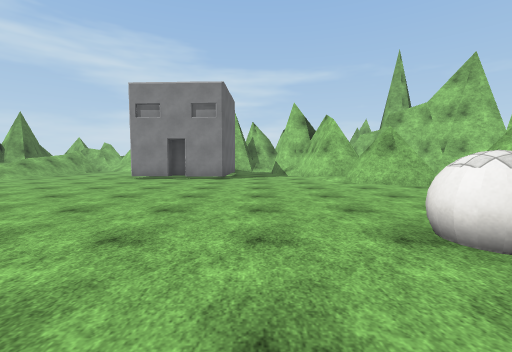
View 1 (above)

20 first-person views from a walk through a scene from a Unity 3-D project. The camera is 1.4 m above the floor, tilts 4° down and sees 90° across. The floor is counted in squares, 2 m on a side. Each view is taken from the middle of a square. On the plan, view 1 faces up. The plan holds only what a view shows up to about 9 squares ahead; the rest is blank. The place goes on beyond the plan. The player character is not drawn. Surface patterns are stand-ins for the level's own textures.

View 2
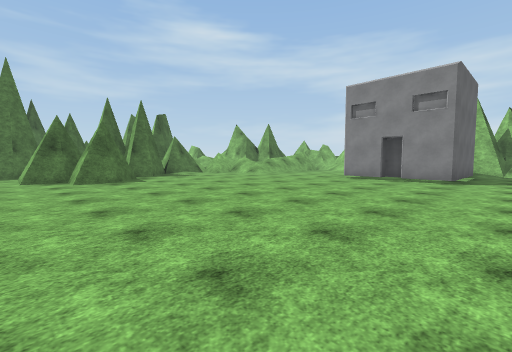

View 3
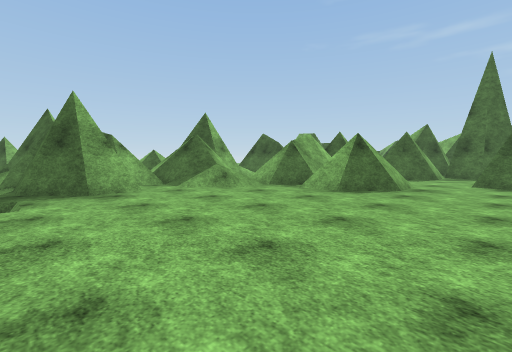

View 4
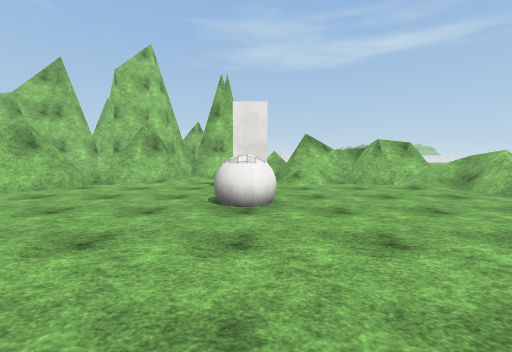

View 5
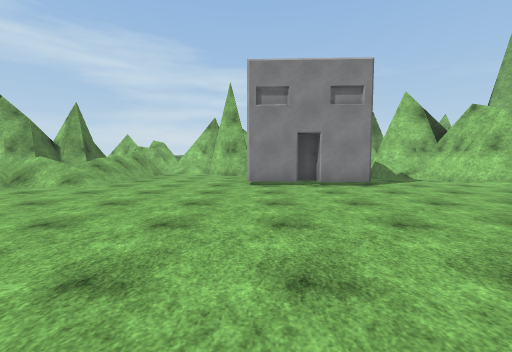

View 6
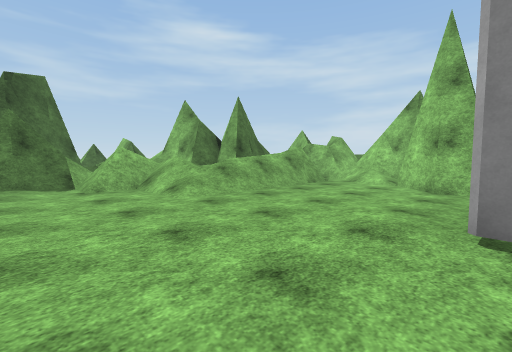

View 7
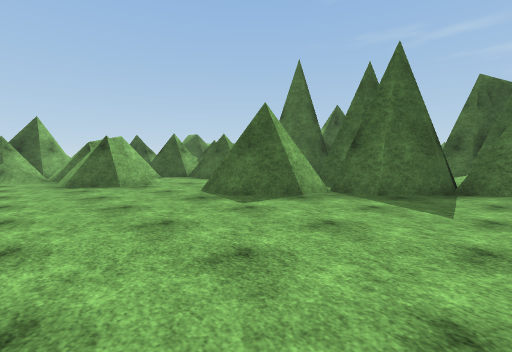

View 8
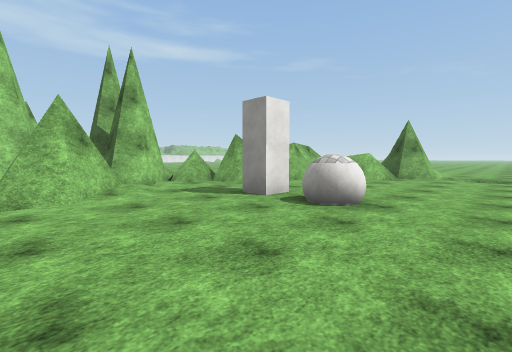

View 9
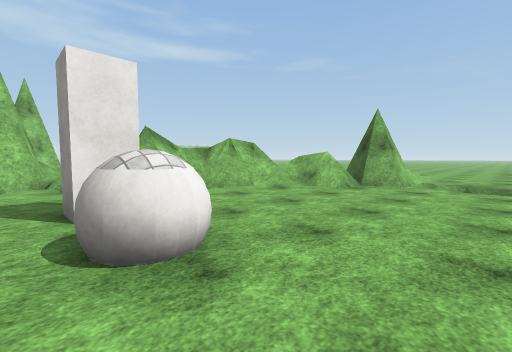

View 10
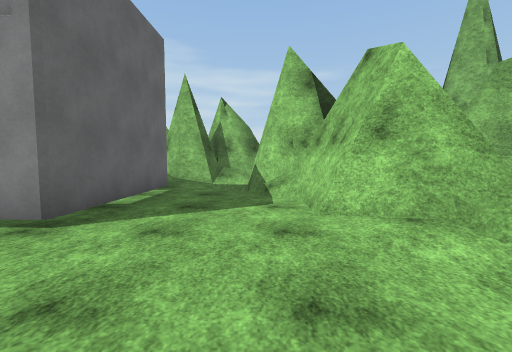

View 11
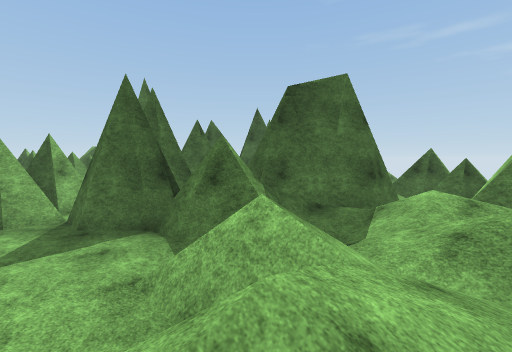

View 12
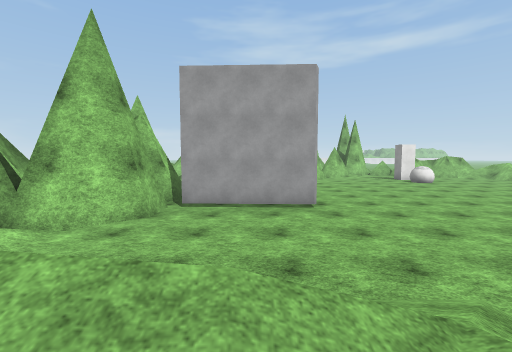

View 13
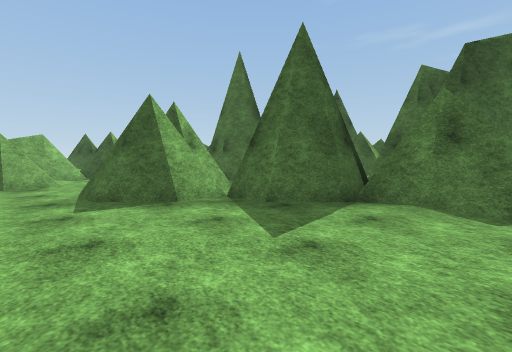

View 14
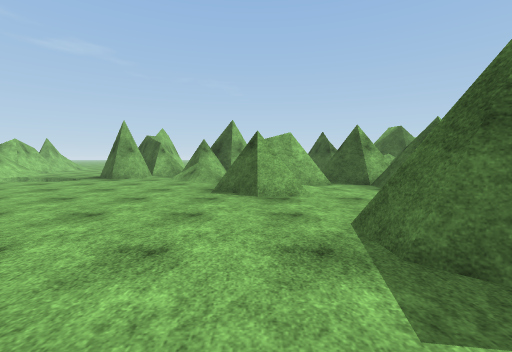

View 15
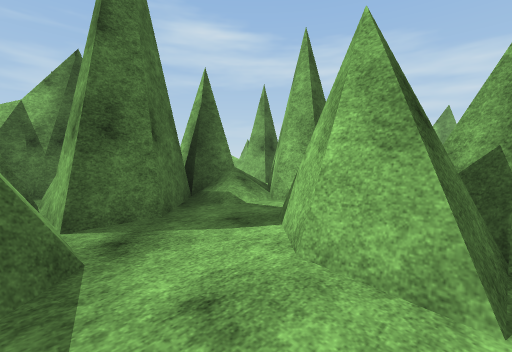

View 16
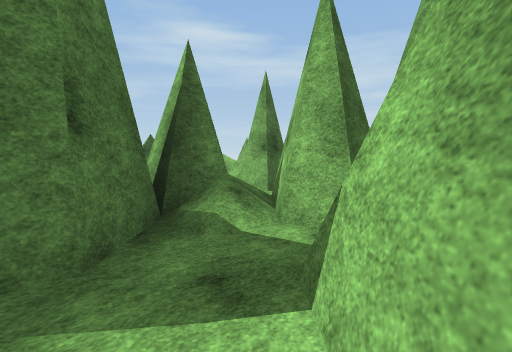

View 17
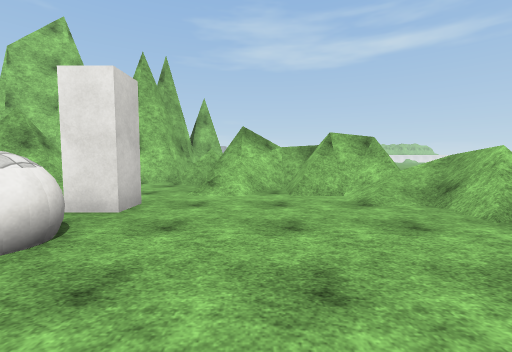

View 18
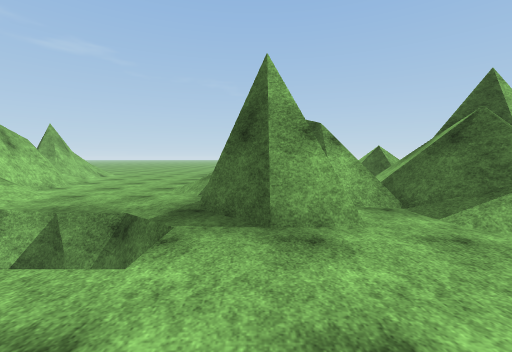

View 19
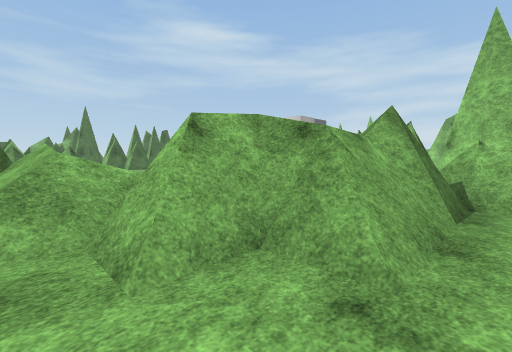

View 20
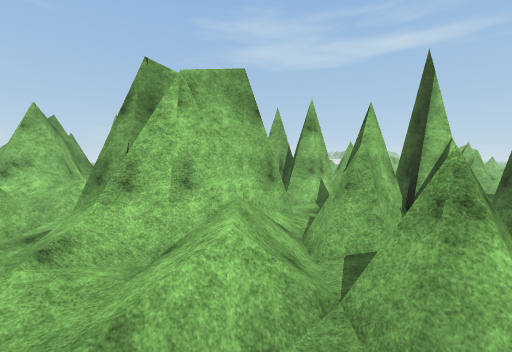

### Floor plan
Key: @ floor where view 1 was taken; # wall or solid block; x gap in a wall; . main floor; : floor 0.25 m higher than the main floor; + floor 0.75 m higher than the main floor; * floor 1.25 m higher than the main floor; % floor 1.5 m higher than the main floor; / step, stairs or slope; = window, fence, low wall or low ledge; v drop or lower ground; H house; B ball; O other object.
Columns run from 20 left of view 1 to 8 right of it. Each row starts with its distance up from view 1.
 14             ####  ####
 13            #=/######/#
 12          ##=/..###///##
 11       #####//...#  #./#
 10   ####=###///...## #..#
  9  #####%+:////...H###..##
  8  ##=###.:#//...........#
  7   //#####//............##=
  6  ///######...............##
  5 //=//#  ##...............###
  4  /x/##  ###..............//##
  3  /###  #####...............##
  2    #   #/###..........B.O../#
  1    #   #./##............./##/
  0     #  ##...........@..../##.
 -1     #  ###../#...........##*.
 -2          ##./#........../###.
 -3          #####.........//=#..
 -4              #=/...vvv##//...
 -5              ###/##/vv/#
 -6               #####/../
 -7               ##  #/../#
 -8                #  # ...##
 -9                   #/.../#
-10                     .../##
-11                     ..../

Positions as (right, up) in squares from view 1, and headings:
1: (0, 0), facing up
2: (0, 0), facing up-left
3: (-1, 1), facing down-left
4: (-2, 2), facing right
5: (-4, 2), facing up
6: (-4, 6), facing up-left
7: (-5, 6), facing down-left
8: (0, 6), facing down-right
9: (0, 3), facing down-right
10: (1, 6), facing up
11: (-9, 10), facing down-left
12: (-10, 10), facing right
13: (-7, 7), facing down-left
14: (-7, 4), facing down
15: (-9, -1), facing up-left
16: (-10, 0), facing up-left
17: (0, 0), facing right
18: (-2, -2), facing down
19: (8, -4), facing up-left
20: (-20, 5), facing right
